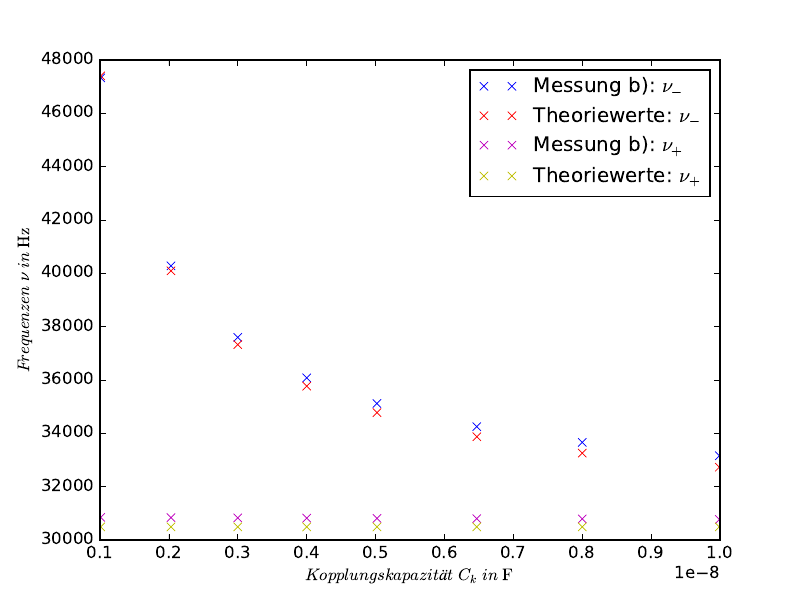

Source code (Python):
import numpy as np
from scipy.stats import sem
from uncertainties import ufloat
import uncertainties.unumpy as unp
import matplotlib.pyplot as plt
from scipy.optimize import curve_fit

L   = 32.51 * 10 ** (-3)
C   = 0.801 * 10 ** (-9)
Csp = 0.037 * 10 ** (-9)
R = 48


Nü_negativ = np.array([33.16, 33.66, 34.25, 35.12, 36.08, 37.60, 40.28, 47.33]) * 10 ** (3)
Nü_positiv = np.array([30.77, 30.79, 30.80, 30.81, 30.82, 30.83, 30.84, 30.85]) * 10 ** (3)

Kopplungskapazitäten = np.array([9.99, 8, 6.47, 5.02, 4.00, 3.00, 2.03, 1.01]) * 10 ** (-9)
C_K_Error = np.array([ufloat(n, 0.003*n) for n in Kopplungskapazitäten])

nu_m_theo = np.array([1 / ( 2 * np.pi * unp.sqrt( L * ( (1/C + 2/n)**(-1) + Csp) ) ) for n in C_K_Error])
nu_p_theo = 1 / ( 2 * np.pi * np.sqrt( L * ( C + Csp) ) )
nu_p_theo1 = np.array([nu_p_theo, nu_p_theo, nu_p_theo, nu_p_theo, nu_p_theo, nu_p_theo, nu_p_theo, nu_p_theo ])

nu_m_theo1 = np.array([unp.nominal_values(n) for n in nu_m_theo])

plt.plot(Kopplungskapazitäten, Nü_negativ, 'bx', label = r'Messung b): $\nu_{-}$')
plt.plot(Kopplungskapazitäten, nu_m_theo1, 'rx', label = r'Theoriewerte: $\nu_{-}$')
plt.plot(Kopplungskapazitäten, Nü_positiv, 'mx', label = r'Messung b): $\nu_{+}$')
plt.plot(Kopplungskapazitäten, nu_p_theo1, 'yx', label = r'Theoriewerte: $\nu_{+}$')
plt.xlabel(r'$Kopplungskapazität \,\, C_k \,\, in \,\, \mathrm{F}$')
plt.ylabel(r'$Frequenzen \,\, \nu \,\, in \,\, \mathrm{Hz}$')

plt.legend(loc = 'best')
#plt.show()
plt.savefig('Messungb_Plot1.pdf')
